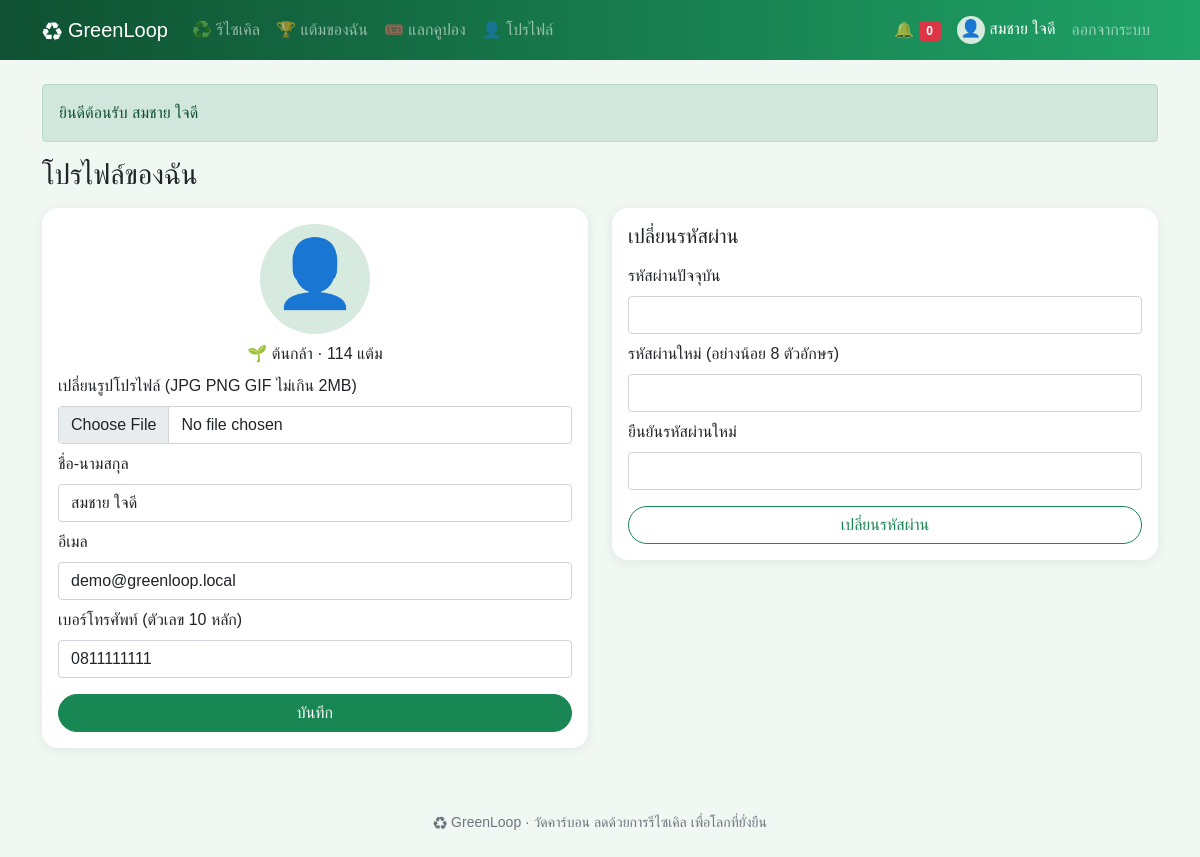
The app's page /profile.php (signed in) with its own data.
### tables this page shows
CREATE TABLE users (
    id INT AUTO_INCREMENT PRIMARY KEY,
    name VARCHAR(100) NOT NULL,
    email VARCHAR(100) NOT NULL UNIQUE,
    phone VARCHAR(10) NOT NULL,
    avatar VARCHAR(50) NOT NULL DEFAULT '' COMMENT 'ชื่อไฟล์รูปโปรไฟล์ใน uploads/',
    password VARCHAR(255) NOT NULL,
    question VARCHAR(100) NOT NULL COMMENT 'คำถามกันลืมรหัสผ่านที่สมาชิกเลือก',
    answer VARCHAR(255) NOT NULL COMMENT 'คำตอบกันลืมรหัสผ่าน (เข้ารหัส)',
    role ENUM('user','admin') NOT NULL DEFAULT 'user',
    status ENUM('active','suspended') NOT NULL DEFAULT 'active',
    points INT NOT NULL DEFAULT 0,
    created_at DATETIME NOT NULL DEFAULT CURRENT_TIMESTAMP
);

### profile.php (the view, shortened to what this page needs)
<?php
require 'init.php';
$u = need_login();
head('โปรไฟล์ของฉัน');
?>
<div class="row">
  <div class="col-lg-6">
    <form method="post" enctype="multipart/form-data" class="card card-body mb-3">
      <div class="text-center"><?= pic($u['avatar'], 110, '👤', true) ?><div class="mt-2"><?= level($u['points']) ?> · <?= $u['points'] ?> แต้ม</div></div>
      <?php input('เปลี่ยนรูปโปรไฟล์ (JPG PNG GIF ไม่เกิน 2MB)', 'avatar', 'file', '', 'accept="image/*"') ?>
      <button class="btn btn-success mt-3" name="save">บันทึก</button>
    </form>
  </div>
  <div class="col-lg-6">
    <form method="post" class="card card-body mb-3">
      <h5>เปลี่ยนรหัสผ่าน</h5>
      <button class="btn btn-outline-success mt-3" name="change">เปลี่ยนรหัสผ่าน</button>
    </form>
  </div>
</div>
<?php foot() ?>

### init.php (shortened to what this page needs)
<?php
$db = new PDO('mysql:host=localhost;dbname=greenloop;charset=utf8mb4', 'root', '');
$db->setAttribute(PDO::ATTR_ERRMODE, PDO::ERRMODE_EXCEPTION);
$db->setAttribute(PDO::ATTR_DEFAULT_FETCH_MODE, PDO::FETCH_ASSOC);
function q($sql, $p = [])
{
    global $db;
    $s = $db->prepare($sql);
    $s->execute($p);
    return $s;
}
function one($sql, $p = []) { return q($sql, $p)->fetch(); }
function val($sql, $p = []) { return q($sql, $p)->fetchColumn(); }
function e($s) { return htmlspecialchars($s ?? '', ENT_QUOTES); }
function level($points)
{
    foreach (LEVELS as $min => $name) if ($points >= $min) $lv = $name;
    return $lv;
}
function inbox() { return me()['role'] == 'admin' ? null : me()['id']; }
function pic($file, $size = 40, $icon = '👤', $link = false)
{
    if (!$file) return "<span class='pic' style='width:{$size}px;height:{$size}px;font-size:" . $size * .6 . "px'>$icon</span>";
    $img = "<img class='pic' src='" . UP . "uploads/$file' width='$size' height='$size' alt=''>";
    return $link ? "<a href='" . UP . "uploads/$file' target='_blank'>$img</a>" : $img;
}
function me()
{
    static $u;
    if (!$u && isset($_SESSION['uid'])) $u = one("SELECT * FROM users WHERE id = ? AND status = 'active'", [$_SESSION['uid']]);
    return $u;
}
function need_login()
{
    if (!me()) go(UP . 'login.php', 'กรุณาเข้าสู่ระบบก่อน', 'warning');
    return me();
}
function input($label, $name, $type = 'text', $value = '', $attr = 'required')
{
    echo "<label class='form-label mt-2'>$label</label><input class='form-control' type='$type' name='$name' value='" . e($value) . "' $attr>";
}
function head($title, $show = true)
{
    $u = me();
    $menu = !$u ? [] : ($u['role'] == 'admin' ? MENU_ADMIN : MENU_USER);
    ?>
<!doctype html>
<html lang="th">
<head>
<link rel="stylesheet" href="<?= UP ?>assets/bootstrap.min.css">
<link rel="stylesheet" href="<?= UP ?>assets/style.css">
</head>
<body>
<nav class="navbar navbar-expand-lg navbar-dark d-print-none">
  <div class="container">
    <a class="navbar-brand" href="<?= UP ?>index.php">♻ GreenLoop</a>
    <div class="collapse navbar-collapse" id="menu">
      <div class="navbar-nav me-auto">
        <?php foreach ($menu as $file => $name): ?>
          <a class="nav-link" href="<?= UP . $file ?>"><?= $name ?></a>
        <?php endforeach; ?>
      </div>
      <div class="navbar-nav align-items-lg-center">
        <?php if (!$u): ?>
          <a class="nav-link" href="<?= UP ?>login.php">เข้าสู่ระบบ</a>
          <a class="nav-link" href="<?= UP ?>register.php">สมัครสมาชิก</a>
        <?php else: ?>
          <a class="nav-link" href="<?= UP ?>notifications.php">🔔 <span class="badge bg-danger"><?= val('SELECT COUNT(*) FROM notifications WHERE is_read = 0 AND user_id <=> ?', [inbox()]) ?></span></a>
          <span class="navbar-text text-white mx-2"><?= pic($u['avatar'], 28) ?> <?= e($u['name']) ?></span>
          <a class="nav-link" href="<?= UP ?>logout.php">ออกจากระบบ</a>
        <?php endif; ?>
      </div>
    </div>
  </div>
</nav>
<main class="container py-4">
<?php if (isset($_SESSION['flash'])): ?>
  <div class="alert alert-<?= $_SESSION['flash'][1] ?>"><?= e($_SESSION['flash'][0]) ?></div>
<?php unset($_SESSION['flash']); endif; ?>
<?php if ($show): ?><h3 class="mb-3"><?= $title ?></h3><?php endif; ?>
    <?php
}
function foot()
{
    echo '</main><footer class="text-center text-muted small py-4 d-print-none">♻ GreenLoop · วัดคาร์บอน ลดด้วยการรีไซเคิล เพื่อโลกที่ยั่งยืน</footer>'
        . '<script src="' . UP . 'assets/bootstrap.bundle.min.js"></script></body></html>';
}

### assets/style.css (style rules this page uses)
body { background: #f1f7f3; font-family: "Leelawadee UI", Tahoma, sans-serif; }
.navbar { background: linear-gradient(90deg, #0f5132, #1fa367); }
.btn { border-radius: 50px; padding-left: 18px; padding-right: 18px; }
.card { border: 0; border-radius: 16px; box-shadow: 0 2px 12px rgba(15, 81, 50, .08); }
.pic { display: inline-block; object-fit: cover; border-radius: 50%; background: #d7eadf; text-align: center; vertical-align: middle; }

### records on screen
users: role "♻️ รีไซเคิล", role "🏆 แต้มของฉัน", role "🎟️ แลกคูปอง", role "👤 โปรไฟล์", name "สมชาย ใจดี", points "🌱 ต้นกล้า", points "114", email "demo@greenloop.local", phone "0811111111"

### other values on screen
$icon "👤 👤"
$_SESSION['flash'][0] "ยินดีต้อนรับ สมชาย ใจดี"
$title "โปรไฟล์ของฉัน"
$label "เปลี่ยนรูปโปรไฟล์ (JPG PNG GIF ไม่เกิน 2MB) ชื่อ-นามสกุล อีเมล เบอร์โทรศัพท์ (ตัวเลข 10 หลัก) รหัสผ่านปัจจุบัน รหัสผ่านใหม่ (อย่างน้อย 8 ตัวอักษร) ยืนยันรหัสผ่านใหม่"
